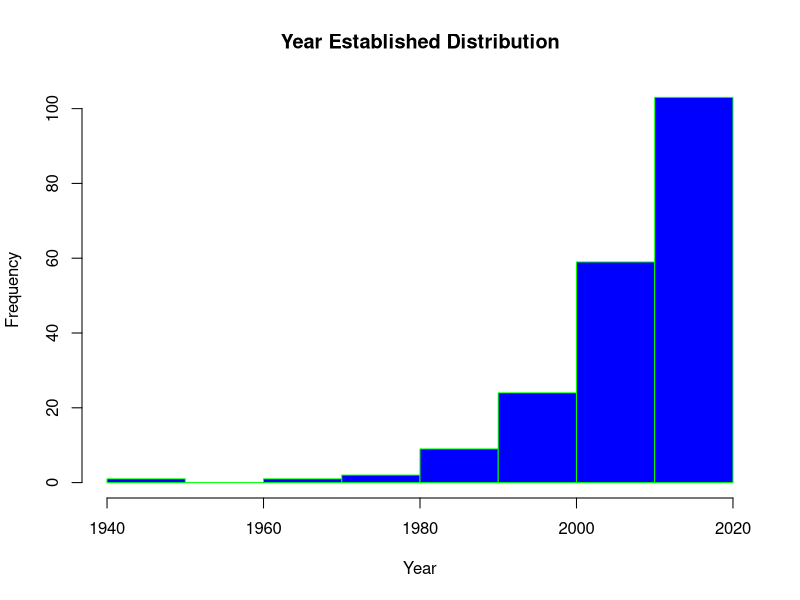

Generate this figure with R:
## ---- chunk 1
##Reading dataset
comp <- read.csv("travelCompaniesList.csv")

##initialization
year <- comp$Year.Established
sYear <- subset(year,year>1900)
empSize <- subset(comp$No..of.employees,comp$No..of.employees>0)
##some of them haven't been reported

##visualization
head(comp)
## ---- chunk 2
##mean year
round(mean(sYear))
##histogram of Year established
hist(sYear,main="Year Established Distribution",xlab="Year",
     col="blue",border = "green")
##mean no. of employees
round(mean(empSize))
